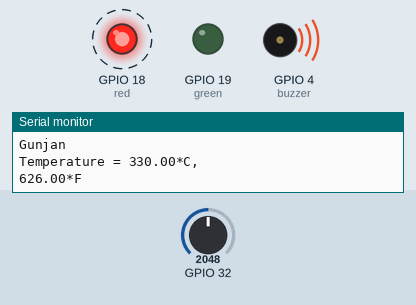
Simulated run of this sketch. Board: ESP32. Shown: output pins drawn as LEDs (lit = HIGH), buzzer (waves = sounding, pin HIGH), the last lines printed to the serial monitor. Dashed ring = blinking. The test bench sets the inputs (shaded band); at power-on: GPIO 32 = 2048. WiFi joins after 1.5 s; servers stay silent unless stated; the local clock reads 2024-03-15 10:24:30 at power-on unless the sketch sets it.

Above: at 3.8 s.
3.9 s: GPIO 32 set to 491
At 5.5 s:
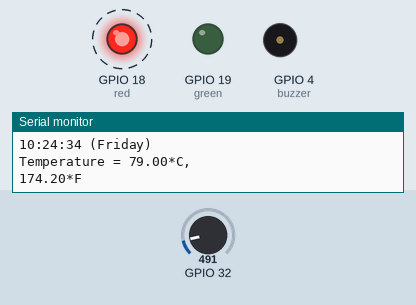
5.8 s: GPIO 32 set to 306
8.1 s: GPIO 32 set to 249
At 9.4 s:
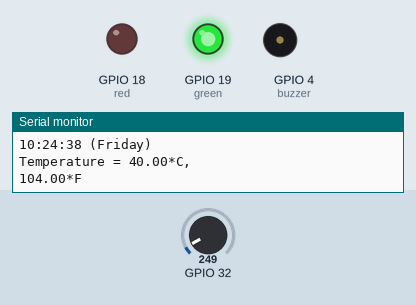
9.7 s: GPIO 32 set to 1228
At 12.0 s:
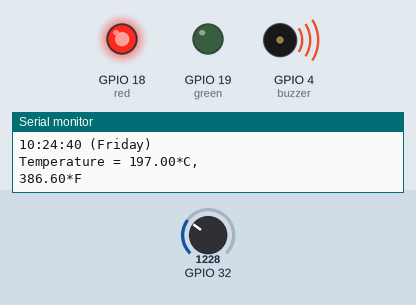
12.3 s: GPIO 32 set to 39
At 14.8 s:
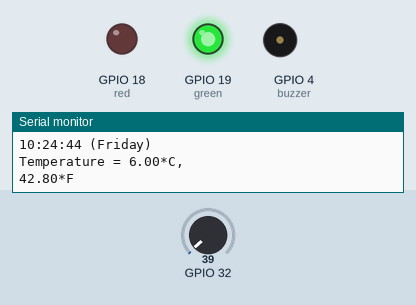
Timing chart, 0 to 15.9 s (numbered marks = the images above; inputs shaded):
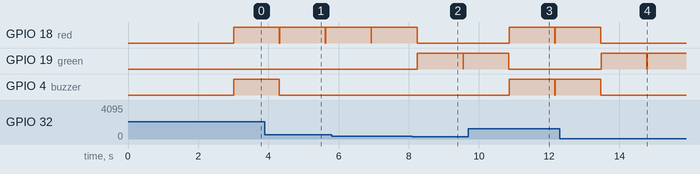

The sketch:

LM35.ino
```cpp
#include "ThingSpeak.h"
#include "WiFi.h"
#include "RTClib.h"
#include <Wire.h>

const int LM35 = 32;
int red = 18;
int green = 19;
int buzzer = 4;
RTC_DS3231 rtc;

char daysOfTheWeek[7][12] = {"Sunday", "Monday", "Tuesday", "Wednesday", "Thursday", "Friday", "Saturday"};

WiFiClient  client;

unsigned long myChannelNumber = 1502782; // Channel ID here
const int FieldNumber = 3;
const char * myWriteAPIKey = "A7JAKNHHPSDYH6QF"; // Your Write API Key here

char ssid[] = "Gunjan"; //SSID
char pass[] = "abcdefgh"; // Password

void setup()
{
  Serial.begin(115200);
  Wire.begin();
  WiFi.mode(WIFI_STA);
  ThingSpeak.begin(client);
  pinMode(red, OUTPUT);
  pinMode(green, OUTPUT);
  pinMode(buzzer, OUTPUT);
  digitalWrite(red, LOW);
  digitalWrite(green, LOW);
  digitalWrite(buzzer, LOW);

  if (! rtc.begin()) {
    Serial.println("Couldn't find RTC");
    while (1);
  }

  if (rtc.lostPower()) {
    Serial.println("RTC lost power, lets set the time!");
    rtc.adjust(DateTime(F(__DATE__), F(__TIME__)));
  }
}
int analogAvgValues (int sensorPin)
{
 unsigned int total=0;
 float temp;
 for(int n=0; n<64; n++ )
 {
    total += analogRead (sensorPin);
    temp = (total/1024.0) * 1650.0;
    temp = (temp / 10.0);
 }
 return temp/64.0;
}

void loop()
{
    digitalWrite(red, LOW);
    digitalWrite(green, LOW);
    digitalWrite(buzzer, LOW);
    DateTime now = rtc.now();
    Serial.print(now.day(), DEC);
    Serial.print('/');
    Serial.print(now.month(), DEC);
    Serial.print('/');
    Serial.print(now.year(), DEC);
    Serial.println(' ');
    Serial.print(now.hour(), DEC);
    Serial.print(':');
    Serial.print(now.minute(), DEC);
    Serial.print(':');
    Serial.print(now.second(), DEC);
    Serial.print(" (");
    Serial.print(daysOfTheWeek[now.dayOfTheWeek()]);
    Serial.print(") ");
    Serial.println();
//     calculate a date which is 7 days and 30 seconds into the future
//    DateTime future (now + TimeSpan(7,12,30,6));
//
//    Serial.print(" Date after 7days and 30s: ");
//    Serial.print(future.year(), DEC);
//    Serial.print('/');
//    Serial.print(future.month(), DEC);
//    Serial.print('/');
//    Serial.print(future.day(), DEC);
//    Serial.print(' ');
//    Serial.print(future.hour(), DEC);
//    Serial.print(':');
//    Serial.print(future.minute(), DEC);
//    Serial.print(':');
//    Serial.print(future.second(), DEC);
//    Serial.println();

  if (WiFi.status() != WL_CONNECTED)
  {
    Serial.print("Attempting to connect to SSID: ");
    Serial.println(ssid);
    while (WiFi.status() != WL_CONNECTED)
    {
      WiFi.begin(ssid, pass);
      Serial.print(".");
      delay(3000);
    }
    Serial.println("\nConnected to the SSID.");
    Serial.println(ssid);
  }

  float temperature;
  const double temp_threshold = 44.0;
  const double buzzer_threshold = 79.0;
  temperature = analogAvgValues(LM35);  /* LM35 gives output of 10mv/°C */
  Serial.print("Temperature = ");
  Serial.print(temperature);
  Serial.println("*C,");
  float Far_temp;
  Far_temp = (temperature*9.0)/5.0 + 32.0;
  Serial.print(Far_temp);
  Serial.println("*F");
  Serial.println();

  if(temperature > temp_threshold && buzzer_threshold >= temperature)
  {
    digitalWrite(red,HIGH);
    digitalWrite(green,LOW);
    digitalWrite(buzzer, LOW);
  }
  else if(temperature > buzzer_threshold)
  {
    digitalWrite(buzzer, HIGH);
    digitalWrite(red,HIGH);
    digitalWrite(green,LOW);
  }
  else
  {
    digitalWrite(green,HIGH);
    digitalWrite(red, LOW);
    digitalWrite(buzzer, LOW);
  }
  ThingSpeak.writeField(myChannelNumber, FieldNumber, temperature, myWriteAPIKey);
  delay(1000);
}
```

Measured:
- the behaviour switches between 280 and 279 on GPIO 32 (found by bisection; images 1 and 2)
- after the input at 3.9 s, GPIO 4 (buzzer): goes on until 4.3 s, then stays LOW
- after the input at 8.1 s, GPIO 18 (red): goes on until 8.2 s, then stays LOW; GPIO 19 (green): LOW → HIGH after 0.15 s, → LOW 1.3 s later, → HIGH 0.01 s later
- after the input at 9.7 s, GPIO 18 (red), GPIO 4 (buzzer): LOW → HIGH after 1.2 s, → LOW 1.3 s later, → HIGH 0.01 s later; GPIO 19 (green): goes on until 10.9 s, then stays LOW
- after the input at 12.3 s, GPIO 18 (red), GPIO 4 (buzzer): goes on until 13.5 s, then stays LOW; GPIO 19 (green): LOW → HIGH after 1.2 s, → LOW 1.3 s later, → HIGH 0.01 s later
